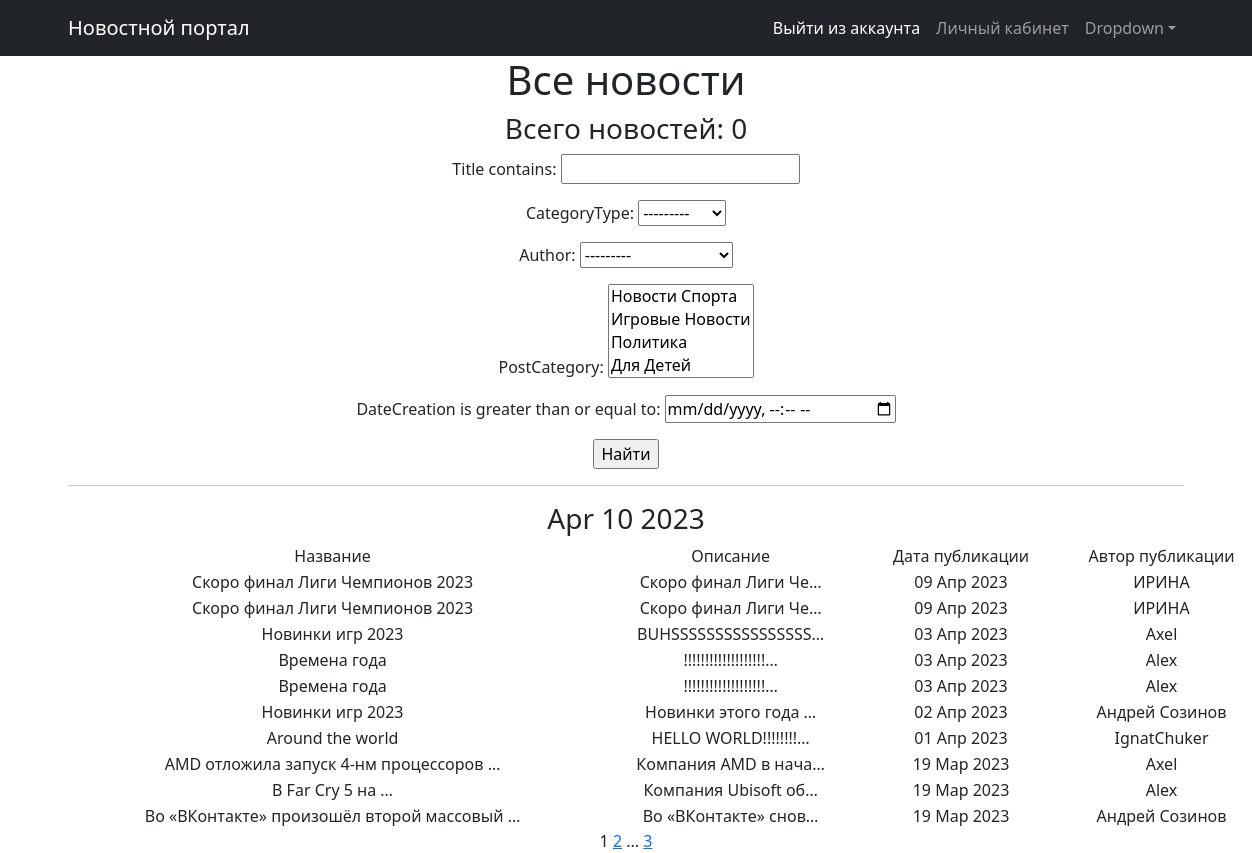
Page /news/ on the committed database.
### news/models.py (models this page shows, shortened)
class Post(models.Model):
    author = models.ForeignKey(Author, on_delete=models.CASCADE)
    NEWS = 'NW'
    ARTICLE = 'AR'
    CATEGORY_CHOICES = (
        (NEWS, 'Новость'),
        (ARTICLE, 'Статья'),
    )
    categoryType = models.CharField(max_length=2, choices=CATEGORY_CHOICES, default=ARTICLE)
    dateCreation = models.DateTimeField(auto_now_add=True)
    postCategory = models.ManyToManyField(Category, through='PostCategory')
    title = models.CharField(max_length=128)
    text = models.TextField()
    rating = models.SmallIntegerField(default=0)

class Author(models.Model):
    authorUser = models.OneToOneField(User, on_delete=models.CASCADE)
    ratingAuthor = models.SmallIntegerField(default=0)
    def __str__(self):
        return self.authorUser.username

### news/views.py (the view)
# urls.py: path('', NewsList.as_view(), name='news_list'),
class NewsList(ListView):
    model = Post
    ordering = '-dateCreation'
    template_name = 'news.html'
    context_object_name = 'news'
    paginate_by = 10
    def get_queryset(self):
        queryset = super().get_queryset()
        self.filterset = NewsFilter(self.request.GET, queryset)
        return self.filterset.qs
    def get_context_data(self, **kwargs):
        context = super().get_context_data(**kwargs)
        context['filterset'] = self.filterset
        return context

### news/models.py (called while the page is built)
    def __str__(self):
        return self.name.title()

### news/templatetags/custom_filters.py (called while the page is built)
@register.filter()
def censor(text):
    censor_words = [
        'редиска', 'Убийство', 'Война', 'ИГИЛ'
    ]
    if type(text) != str:
        raise TypeError('Данные не являются строкой')
    for word in text.split():
        if word in censor_words:
            text = text.replace(word, f"{word[0]}{'*' * (len(word) - 1)}")
    return f'{text}'

### news/templatetags/custom_tags.py (called while the page is built)
@register.simple_tag()
def current_time(format_string='%b %d %Y'):
    return datetime.utcnow().strftime(format_string)

### templates/news.html (shortened to what this page needs)
{% extends 'flatpages/default.html' %}
{% load custom_filters %}
{% load custom_tags %}
{% block content %}
    <h1>Все новости</h1>
    <h3>Всего новостей: {{ newss|length }}</h3>
    <form action="" method="get">
        {{ filterset.form.as_p }}
        <input type="submit" value="Найти" />
    </form>
    <hr>
    {% if news %}
        <h3>{% current_time '%b %d %Y' %}</h3>
        <table align="center" width="1200">
            <tr>
                <tr>
                    <td>Название</td>
                    <td>Описание</td>
                    <td>Дата публикации</td>
                    <td>Автор публикации</td>
                </tr>
                {% for newss in news %}
                    <tr>
                        <td>{{ newss.title|censor|truncatewords:5 }}</td>
                        <td>{{ newss.text|censor|truncatechars:20 }}</td>
                        <td>{{ newss.dateCreation|date:' d M Y' }}</td>
                        <td>{{ newss.author }}</td>
                    </tr>
                {% endfor %}
        </table>
    {% else %}
        <h2>Новостей нет!</h2>
    {% endif %}
    {{ page_obj.number }}
    {% if page_obj.has_next %}
        <a href="?page={{ page_obj.next_page_number }}">{{ page_obj.next_page_number }}</a>
        {% if paginator.num_pages != page_obj.next_page_number %}
            ...
            <a href="?page={{ page_obj.paginator.num_pages }}">{{ page_obj.paginator.num_pages }}</a>
        {% endif %}
    {% endif %}
{% endblock content %}

### rows in the picture
Post: title|censor "Скоро финал Лиги Чемпионов 2023", text|censor "Скоро финал Лиги Че…", dateCreation "09 Апр 2023", author "ИРИНА"
Post: title|censor "Скоро финал Лиги Чемпионов 2023", text|censor "Скоро финал Лиги Че…", dateCreation "09 Апр 2023", author "ИРИНА"
Post: title|censor "Новинки игр 2023", text|censor "BUHSSSSSSSSSSSSSSSS…", dateCreation "03 Апр 2023", author "Axel"
Post: title|censor "Времена года", text|censor "!!!!!!!!!!!!!!!!!!!…", dateCreation "03 Апр 2023", author "Alex"
Post: title|censor "Времена года", text|censor "!!!!!!!!!!!!!!!!!!!…", dateCreation "03 Апр 2023", author "Alex"
Post: title|censor "Новинки игр 2023", text|censor "Новинки этого года …", dateCreation "02 Апр 2023", author "Андрей Созинов"
Post: title|censor "Around the world", text|censor "HELLO WORLD!!!!!!!!…", dateCreation "01 Апр 2023", author "IgnatChuker"
Post: title|censor "AMD отложила запуск 4-нм процессоров …", text|censor "Компания AMD в нача…", dateCreation "19 Мар 2023", author "Axel"
Post: title|censor "В Far Cry 5 на …", text|censor "Компания Ubisoft об…", dateCreation "19 Мар 2023", author "Alex"
Post: title|censor "Во «ВКонтакте» произошёл второй массовый …", text|censor "Во «ВКонтакте» снов…", dateCreation "19 Мар 2023", author "Андрей Созинов"

### other values in the picture
{{ newss|length }} "0"
{{ page_obj.number }} "1"
{{ page_obj.next_page_number }} "2"
{{ page_obj.paginator.num_pages }} "3"
